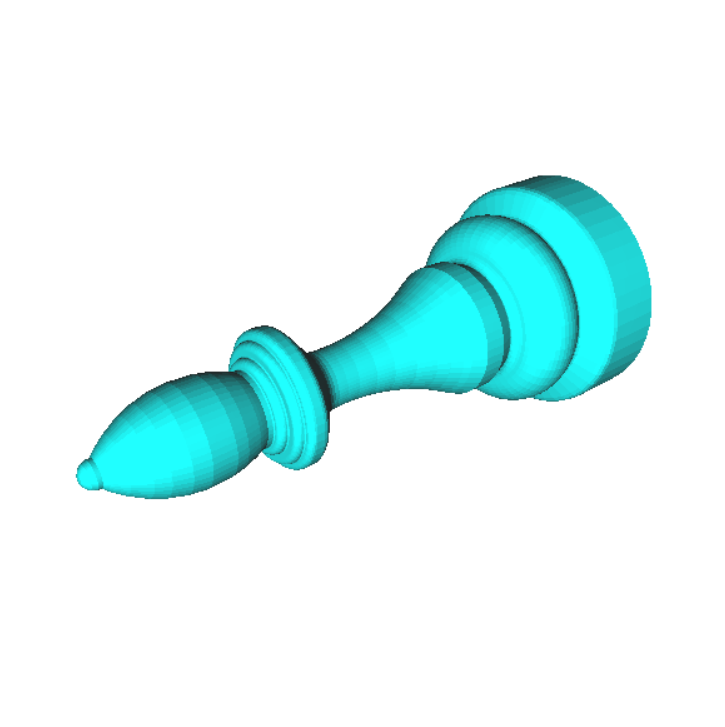
#> input picture Images/Bishop.png, 725 x 727 px
$ python -i LIPRO.py   (imports and definitions only)
#> lines starting #> are read from the running program, lines starting #| are printed output that depends on the picture; after the words box and inside, x2 and y2 are one past the last pixel; in counts of white or black regions, pixels touching at a corner belong together
# -*- coding: utf-8 -*-
"""
Created on Tue Jan 28 17:44:01 2020

@author: Vahid Haseltalab
"""

import math, cv2
from math import *
import numpy as np
import shapely.geometry as sg
import shapely.affinity as sa
import shapely.ops as so
from PIL import Image, ImageDraw, ImageFont
from stl import mesh
from scipy import spatial
from scipy import interpolate


### Generating polygon
# [6 lines left out: function polygon, not called in this run]
### Scale the polygon
def scale(x,y,sc):
    return x*sc,y*sc
### Scale the polygon toward x direction
# [66 lines left out: functions scalex, center, PolyOp, Poly2Img, not called in this run]
### convert binary.image to polygon
def Img2Poly(M):
#> called with M = 'Images/Bishop.png'
    if type(M) == str: im = cv2.imread('%s'%M)
#> im is the input picture: shape (727, 725, 3); mean B, G, R 248.3, 248.3, 222.4
    else: im = M
    imgray = cv2.cvtColor(im,cv2.COLOR_BGR2GRAY)
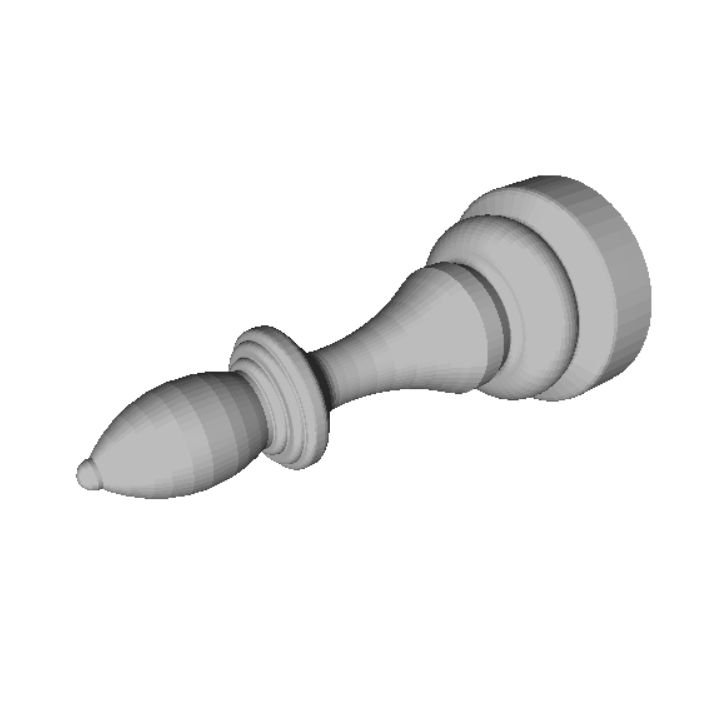
#> imgray: shape (727, 725); min 33, max 255, mean 240.5
    ret,thresh = cv2.threshold(imgray,127,255,0)
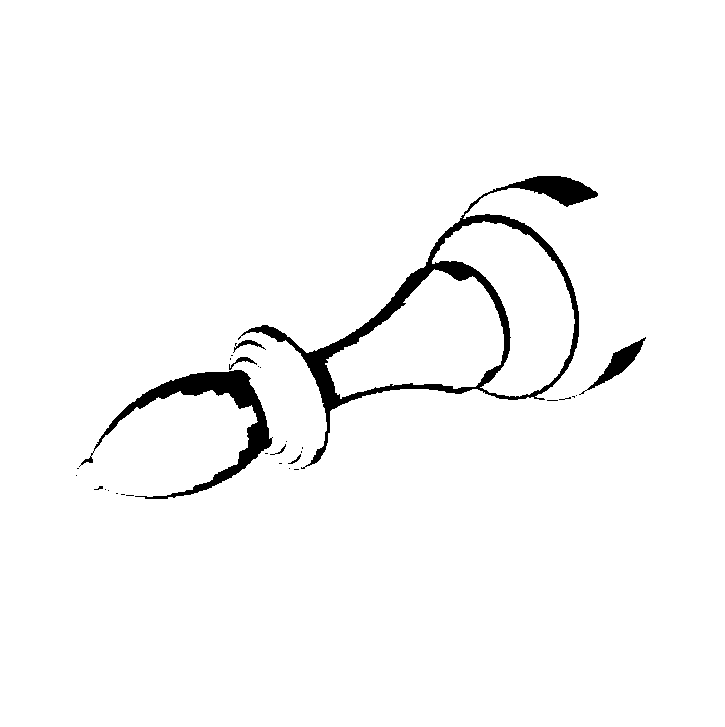
#> thresh: shape (727, 725); 97.2% white; 30 black regions (23 under 20 px)
    contours, hierarchy = cv2.findContours(thresh,cv2.RETR_TREE,cv2.CHAIN_APPROX_SIMPLE)
#> contours = 49 contours, 36 with area under 20; largest, box (x1, y1, x2, y2) and area: (0, 0, 725, 727) 525624, (240, 175, 599, 468) 35958, (325, 269, 504, 399) 13586, (432, 221, 575, 397) 12038, (93, 369, 273, 500) 4674
    coords = []
    for a in contours:
        epsilon = 0.001*cv2.arcLength(a,True)
        approx = cv2.approxPolyDP(a,epsilon,True)
        coords.append([tuple(b[0]) for b in approx])
#> this loop made 49 passes
#> epsilon on passes 2, 3, 4, 7, 9, 11, 12, 15, 16, 17, 18, 19: 0.0197, 0.0117, 0.00766, 0.0259, 0.0137, 0.00766, 0.0145, 0.00966, 0.0386, 0.0395, 0.0137, 0.00966
#> (epsilon, approx) on passes 1, 5, 6, 8, 10, 13: (2.9, [[0, 0], [0, 726], [724, 726], [724, 0]]), (0.00566, [[107, 490], [108, 489], [109, 490], [108, 491]]), (0.00566, [[104, 489], [105, 488], [106, 489], [105, 490]]), (0.00566, [[75, 475], [76, 474], [77, 475], [76, 476]]), (0.00566, [[288, 468], [289, 467], [290, 468], [289, 469]]), (0.00566, [[78, 466], [79, 465], [80, 466], [79, 467]])
#> after the loop, coords = 49 items
    def percent(a,b):
        return (b.area/a.area*100)-100
    newcoords = []
    for a in coords:
        r = 20; p = 10
        if len(a) < 3: newcoords.append(a)
        else:
            while p > 1 and r > 0:
                polyg1 = sg.Polygon(a)
                polyg = sg.Polygon(a).buffer(r,join_style = 1).buffer(-r,join_style = 1)
                p = percent(polyg1,polyg)
                r -= 2
            newcoords.append(list(polyg.exterior.coords))
#> this loop made 49 passes
#> a on passes 1, 5, 6, 8, 10, 13, 14, 25, 26, 31, 36, 37: [(0, 0), (0, 726), (724, 726), (724, 0)], [(107, 490), (108, 489), (109, 490), (108, 491)], [(104, 489), (105, 488), (106, 489), (105, 490)], [(75, 475), (76, 474), (77, 475), (76, 476)], [(288, 468), (289, 467), (290, 468), (289, 469)], [(78, 466), (79, 465), (80, 466), (79, 467)], [(79, 465), (80, 464), (81, 465), (80, 466)], [(285, 441), (286, 440), (287, 441), (286, 442)], [(271, 437), (272, 436), (273, 437), (272, 438)], [(575, 395), (576, 394), (577, 395), (576, 396)], [(259, 367), (260, 366), (261, 367), (260, 368)], [(257, 366), (258, 365), (259, 366), (258, 367)]
#> after the loop, newcoords = 49 items
    return newcoords
### Simplify the polygon using a tolerance
def MinPoly(A,tol):
    poly = sg.Polygon(A)
    return list(poly.simplify(tol).exterior.coords)

### split a polygon by curve
# [47 lines left out: functions PolyDisect, Offset, not called in this run]

### Slicing an STL file format. It requires STL address, and the height of slice plane
class Slice:
    # [654 lines left out: functions vertices, __init__, eqn1, eqn2, eqn3, checkline and 32 more, not called in this run]

>>> result = Img2Poly('Images/Bishop.png')
#> result = 49 items
